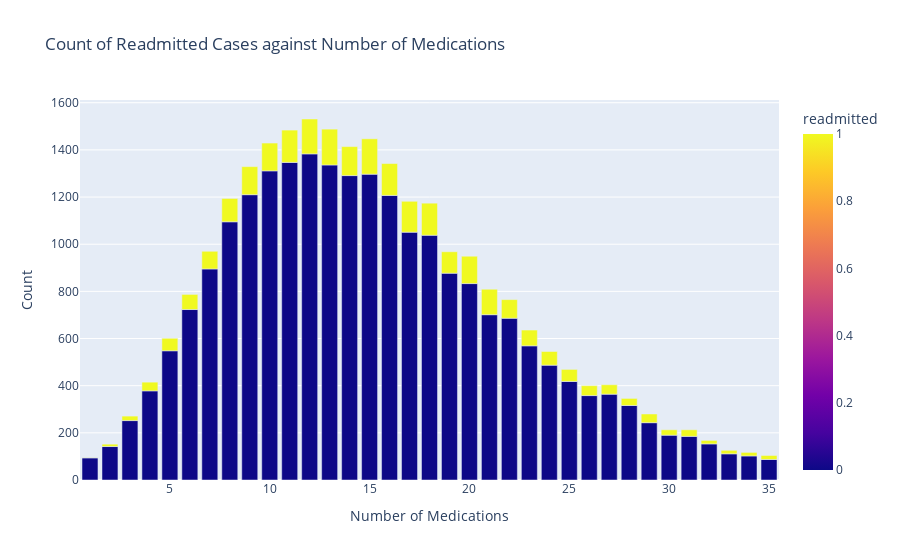

Notebook code for this chart:
### Markdown cell above
#### Plot a graph that displays the count of target variable against the number of medications.

### Code cell
# Group the data by 'num_medications' and 'readmitted', and count occurrences
grouped_df = df.groupby(['num_medications', 'readmitted']).size().reset_index(name='count')

# Create an interactive bar plot using Plotly Express
fig = px.bar(grouped_df, x='num_medications', y='count', color='readmitted',
             title='Count of Readmitted Cases against Number of Medications',
             labels={'count': 'Count', 'num_medications': 'Number of Medications'},
             color_discrete_map={'NO': 'lightblue', '>30': 'lightgreen', '<30': 'lightcoral'})

fig.update_layout(xaxis_title='Number of Medications', yaxis_title='Count')
fig.show()

### Figure 1 — Plotly figure (JSON) as saved in the notebook; plotly's stock layout.template omitted (floating-point values rounded to 4 significant figures)
{"data": [{"alignmentgroup": "True", "hovertemplate": "Number of Medications=%{x}<br>Count=%{y}<br>readmitted=%{marker.color}<extra></extra>", "legendgroup": "", "marker": {"color": [0, 1, 0, 1, 0, 1, 0, 1, 0, 1, 0, 1, 0, 1, 0, 1, 0, 1, 0, 1, 0, 1, 0, 1, 0, 1, 0, 1, 0, 1, 0, 1, 0, 1, 0, 1, 0, 1, 0, 1, 0, 1, 0, 1, 0, 1, 0, 1, 0, 1, 0, 1, 0, 1, 0, 1, 0, 1, 0, 1, 0, 1, 0, 1, 0, 1, 0, 1, 0, 1], "coloraxis": "coloraxis", "pattern": {"shape": ""}}, "name": "", "offsetgroup": "", "orientation": "v", "showlegend": false, "textposition": "auto", "type": "bar", "x": [1, 1, 2, 2, 3, 3, 4, 4, 5, 5, 6, 6, 7, 7, 8, 8, 9, 9, 10, 10, 11, 11, 12, 12, 13, 13, 14, 14, 15, 15, 16, 16, 17, 17, 18, 18, 19, 19, 20, 20, 21, 21, 22, 22, 23, 23, 24, 24, 25, 25, 26, 26, 27, 27, 28, 28, 29, 29, 30, 30, 31, 31, 32, 32, 33, 33, 34, 34, 35, 35], "xaxis": "x", "y": [94, 1, 142, 10, 252, 19, 378, 37, 548, 53, 723, 64, 895, 75, 1095, 99, 1210, 119, 1311, 118, 1347, 137, 1383, 148, 1336, 152, 1291, 123, 1297, 150, 1207, 135, 1051, 131, 1038, 136, 877, 91, 833, 116, 701, 108, 686, 79, 569, 67, 487, 58, 418, 51, 358, 42, 364, 40, 316, 30, 243, 37, 190, 23, 185, 28, 153, 15, 111, 15, 102, 15, 87, 17], "yaxis": "y"}], "layout": {"barmode": "relative", "coloraxis": {"colorbar": {"title": {"text": "readmitted"}}, "colorscale": [[0, "#0d0887"], [0.1111, "#46039f"], [0.2222, "#7201a8"], [0.3333, "#9c179e"], [0.4444, "#bd3786"], [0.5556, "#d8576b"], [0.6667, "#ed7953"], [0.7778, "#fb9f3a"], [0.8889, "#fdca26"], [1, "#f0f921"]]}, "legend": {"tracegroupgap": 0}, "title": {"text": "Count of Readmitted Cases against Number of Medications"}, "xaxis": {"anchor": "y", "domain": [0, 1], "title": {"text": "Number of Medications"}}, "yaxis": {"anchor": "x", "domain": [0, 1], "title": {"text": "Count"}}}}
